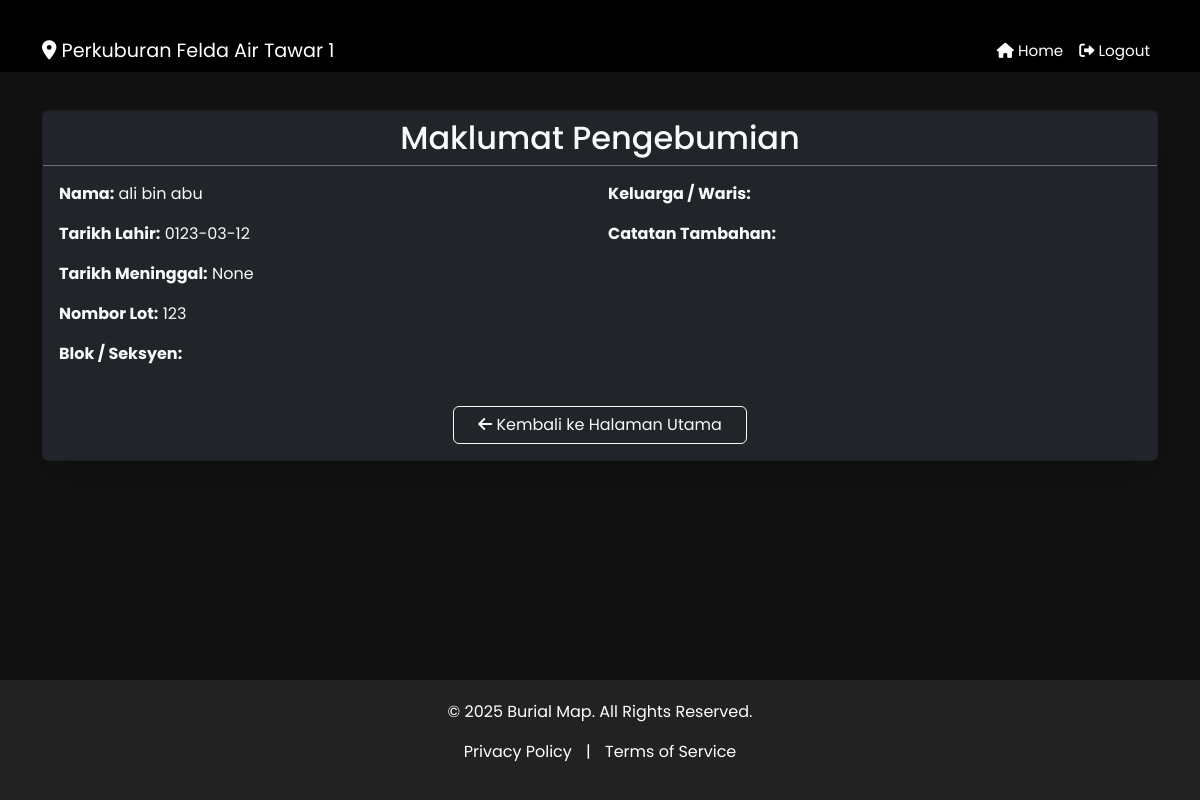
Page /grave/1 (signed in) on the committed database.
### models.py (models this page shows)
class Grave(db.Model):
    id = db.Column(db.Integer, primary_key=True)
    name = db.Column(db.String(100), nullable=False)
    date_of_birth = db.Column(db.String(20))
    date_of_death = db.Column(db.String(20))
    lot_number = db.Column(db.String(50))
    section = db.Column(db.String(50))
    picture_url = db.Column(db.String(200))
    family_details = db.Column(db.Text)
    notes = db.Column(db.Text)
    daftar_kematian = db.relationship('DaftarKematian', back_populates='grave', uselist=False)

### app.py (the view)
@app.route('/grave/<int:grave_id>')
def grave_detail(grave_id):
    user_id = session.get('user_id')
    if not user_id:
        flash('Sila log masuk untuk melihat maklumat kubur secara terperinci.', 'error')
        return redirect(url_for('login'))
    grave = Grave.query.get_or_404(grave_id)
    return render_template('grave_detail.html', grave=grave)

### templates/grave_detail.html (shortened to what this page needs)
{% extends "base.html" %}
{% block content %}
<div class="container">
    <div class="card bg-dark text-light shadow-lg mb-4" style="animation: fadeIn 0.8s ease-out;">
        <div class="card-header border-bottom border-secondary">
            <h2 class="mb-0 text-center">Maklumat Pengebumian</h2>
        </div>
        <div class="card-body">
            <div class="row g-3">
                <div class="col-md-6">
                    <p><strong>Nama:</strong> {{ grave.name }}</p>
                    <p><strong>Tarikh Lahir:</strong> {{ grave.date_of_birth }}</p>
                    <p><strong>Tarikh Meninggal:</strong> {{ grave.date_of_death }}</p>
                    <p><strong>Nombor Lot:</strong> {{ grave.lot_number }}</p>
                    <p><strong>Blok / Seksyen:</strong> {{ grave.section }}</p>
                </div>
                <div class="col-md-6">
                    <p><strong>Keluarga / Waris:</strong> {{ grave.family_details }}</p>
                    <p><strong>Catatan Tambahan:</strong> {{ grave.notes }}</p>
                </div>
            </div>
            <div class="text-center mt-4">
                <a href="{{ url_for('home') }}" class="btn btn-outline-light px-4">
                    <i class="fas fa-arrow-left"></i> Kembali ke Halaman Utama
                </a>
            </div>
        </div>
    </div>
</div>
{% endblock %}

### templates/base.html (style rules this page uses)
html, body { height: 100%; margin: 0; font-family: 'Poppins', sans-serif; }
body { background-color: #121212; color: #fff; display: flex; flex-direction: column; justify-content: space-between; }
h1, h2 { font-weight: 500; text-align: center; margin-bottom: 20px; }
.container { margin-top: 30px; }

### rows in the picture
Grave: name "ali bin abu", date_of_birth "0123-03-12", date_of_death "None", lot_number "123"
